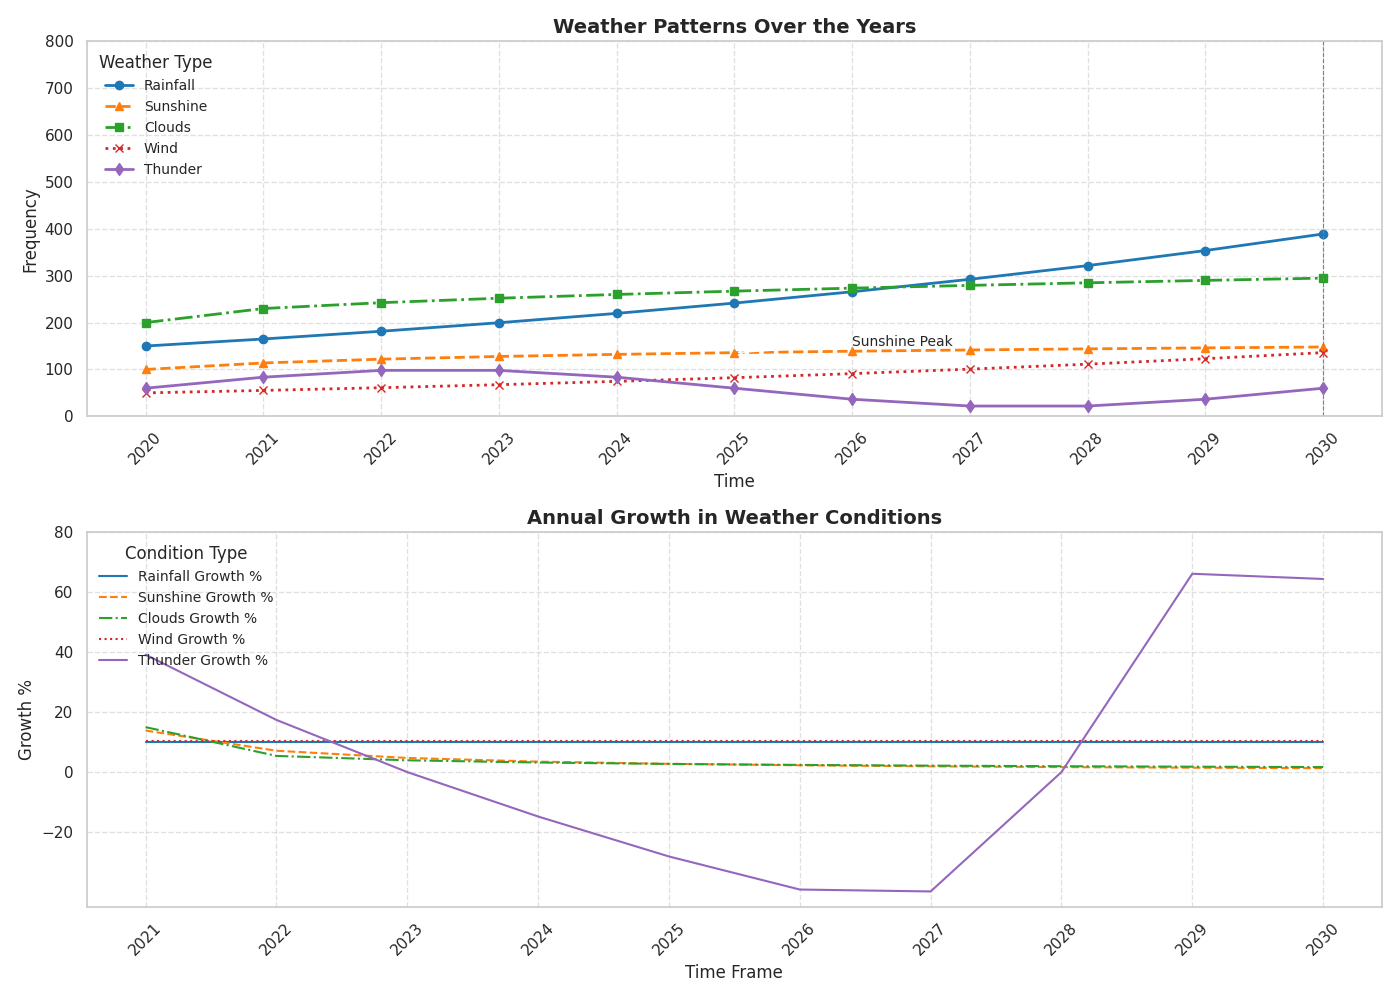

The script that drew this image:
import matplotlib.pyplot as plt
import numpy as np

years = np.arange(2020, 2031)

novels_published = 150 * (1.1 ** np.arange(len(years)))
poetry_published = 100 + 20 * np.log1p(np.arange(len(years)))
short_stories_published = 200 + 30 * np.sqrt(np.arange(len(years)))
essays_published = 50 * np.exp(0.1 * np.arange(len(years)))
plays_published = 60 + 40 * np.sin(np.linspace(0, 2 * np.pi, len(years)))

fig, axs = plt.subplots(2, 1, figsize=(14, 10))

axs[0].plot(years, novels_published, label='Rainfall', color='#1f77b4', marker='o', linewidth=2, linestyle='-')
axs[0].plot(years, poetry_published, label='Sunshine', color='#ff7f0e', marker='^', linewidth=2, linestyle='--')
axs[0].plot(years, short_stories_published, label='Clouds', color='#2ca02c', marker='s', linewidth=2, linestyle='-.')
axs[0].plot(years, essays_published, label='Wind', color='#d62728', marker='x', linewidth=2, linestyle=':')
axs[0].plot(years, plays_published, label='Thunder', color='#9467bd', marker='d', linewidth=2, linestyle='-')

axs[0].set_title('Weather Patterns Over the Years', fontsize=14, fontweight='bold')
axs[0].set_xlabel('Time', fontsize=12)
axs[0].set_ylabel('Frequency', fontsize=12)

axs[0].legend(loc='upper left', title='Weather Type', fontsize=10, frameon=False)
axs[0].grid(True, linestyle='--', alpha=0.6)

axs[0].set_xticks(years)
axs[0].set_xticklabels(years, rotation=45)
axs[0].set_yticks(np.arange(0, 801, 100))

axs[0].axvline(x=2030, color='gray', linestyle='--', linewidth=0.8, label='Notable Year')

axs[0].annotate('Sunshine Peak', xy=(2025, poetry_published[5]), xytext=(2026, 150),
                arrowprops=dict(facecolor='black', arrowstyle='->'), fontsize=10)

growth_novels = np.diff(novels_published) / novels_published[:-1] * 100
growth_poetry = np.diff(poetry_published) / poetry_published[:-1] * 100
growth_short_stories = np.diff(short_stories_published) / short_stories_published[:-1] * 100
growth_essays = np.diff(essays_published) / essays_published[:-1] * 100
growth_plays = np.diff(plays_published) / plays_published[:-1] * 100

growth_years = years[1:]

axs[1].plot(growth_years, growth_novels, label='Rainfall Growth %', color='#1f77b4', linestyle='-')
axs[1].plot(growth_years, growth_poetry, label='Sunshine Growth %', color='#ff7f0e', linestyle='--')
axs[1].plot(growth_years, growth_short_stories, label='Clouds Growth %', color='#2ca02c', linestyle='-.')
axs[1].plot(growth_years, growth_essays, label='Wind Growth %', color='#d62728', linestyle=':')
axs[1].plot(growth_years, growth_plays, label='Thunder Growth %', color='#9467bd', linestyle='-')

axs[1].set_title('Annual Growth in Weather Conditions', fontsize=14, fontweight='bold')
axs[1].set_xlabel('Time Frame', fontsize=12)
axs[1].set_ylabel('Growth %', fontsize=12)

axs[1].legend(loc='upper left', title='Condition Type', fontsize=10, frameon=False)
axs[1].grid(True, linestyle='--', alpha=0.6)

axs[1].set_xticks(growth_years)
axs[1].set_xticklabels(growth_years, rotation=45)
axs[1].set_yticks(np.arange(-20, 81, 20))

plt.tight_layout()
plt.show()
